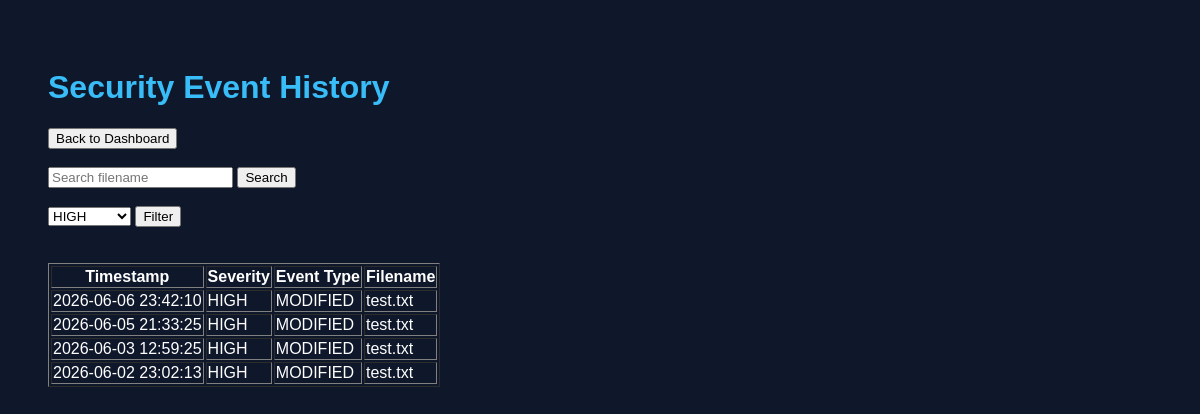
Before: /history with the older database file.
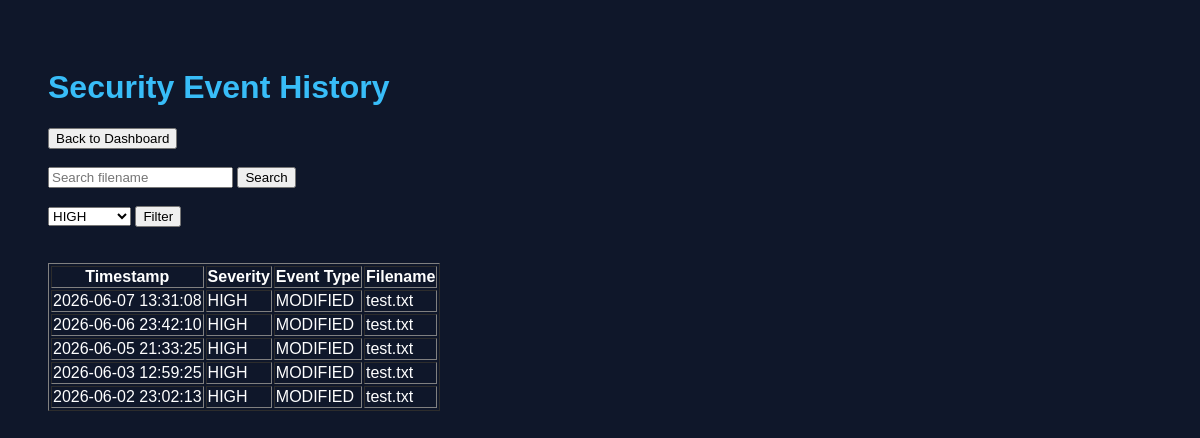
After: the same page with the newer database file.
### tables this page shows
CREATE TABLE security_events (

            id INTEGER PRIMARY KEY AUTOINCREMENT,
            timestamp TEXT,
            severity TEXT,
            event_type TEXT,
            filename TEXT

        );

### app.py (the view)
@app.route("/history")
def history():
    events = get_all_events()
    return render_template(
        "history.html",
        events=events
    )

### src/database.py (called while the page is built)
def get_all_events():
    connection = sqlite3.connect(DB_PATH)
    cursor = connection.cursor()
    cursor.execute("""
        SELECT timestamp,
               severity,
               event_type,
               filename
        FROM security_events
        ORDER BY id DESC
    """)
    rows = cursor.fetchall()
    connection.close()
    return rows

### templates/history.html (shortened to what this page needs)
<!DOCTYPE html>
<html>
<head>
    <link rel="stylesheet"
          href="{{ url_for('static', filename='style.css') }}">
</head>
<body>
    <h1>Security Event History</h1>
    <a href="/">
        <button>Back to Dashboard</button>
    </a>
    <br><br>
    <form action="/search">
        <input
            type="text"
            name="filename"
            placeholder="Search filename">
        <button type="submit">
            Search
        </button>
    </form>
    <br>
    <form action="/filter">
        <select name="severity">
            <option value="HIGH">HIGH</option>
        </select>
        <button type="submit">
            Filter
        </button>
    </form>
    <br><br>
    <table border="1">
        <tr>
            <th>Timestamp</th>
            <th>Severity</th>
            <th>Event Type</th>
            <th>Filename</th>
        </tr>
        {% for event in events %}
        <tr>
            <td>{{ event[0] }}</td>
            <td>{{ event[1] }}</td>
            <td>{{ event[2] }}</td>
            <td>{{ event[3] }}</td>
        </tr>
        {% endfor %}
    </table>
</body>
</html>

### static/style.css (style rules this page uses)
body { background-color: #0f172a; color: white; font-family: Arial, sans-serif; padding: 40px; }
h1 { color: #38bdf8; }

Changed rows visible on the page:
added security_events: timestamp "2026-06-07 13:31:08", severity "HIGH", event_type "MODIFIED", filename "test.txt"
